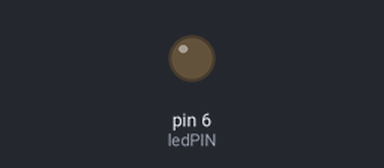
The sketch below on a simulated Arduino Uno, built with avr-gcc and run on an emulated ATmega328P. Shown: output pins drawn as LEDs (lit = HIGH).

Above: at 0.05 s.
At 3.2 s:
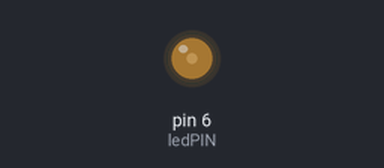
At 6.4 s:
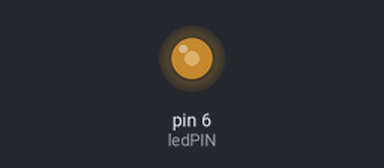
At 12.8 s:
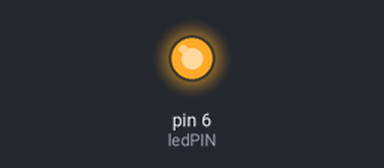
Timing chart, 0 to 16.6 s (numbered marks = the images above):
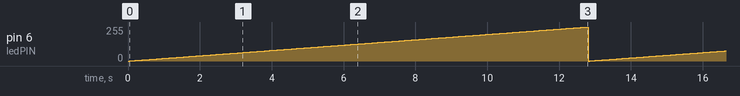

Measured:
- by itself, pin 6 (ledPIN): ramps from 0/255 to 255/255 and jumps back, once every 12.8 s

The sketch:

AO-analogOutput.ino
```cpp
//Analog Output example -- card

int ledPIN = 6;
int state = 0;


void setup() {
  pinMode( ledPIN, OUTPUT );
}

void loop() {

    analogWrite( ledPIN, state );
    state++;
    delay(50);

}
```
